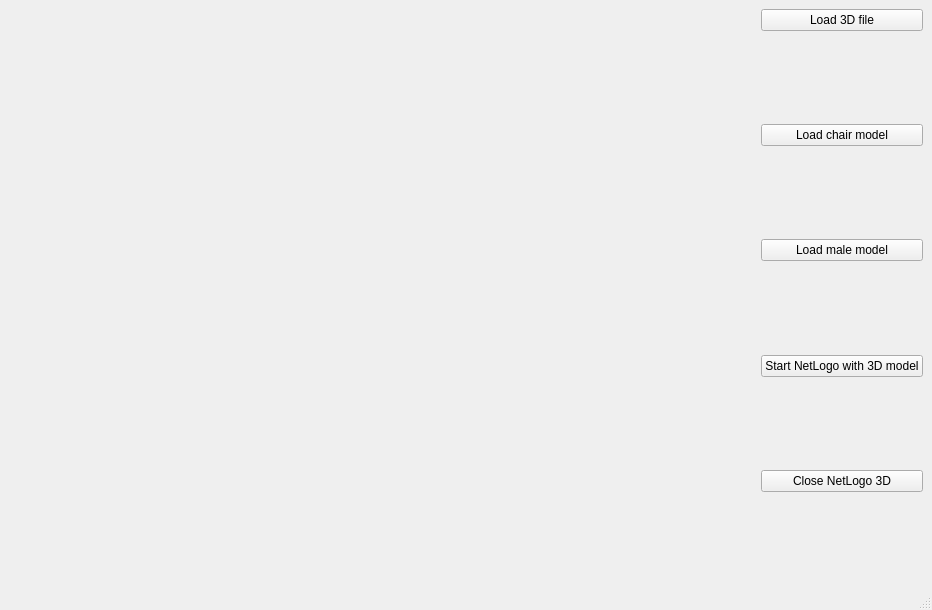
<?xml version="1.0" encoding="UTF-8"?>
<ui version="4.0">
 <class>MainWindow</class>
 <widget class="QMainWindow" name="MainWindow">
  <property name="geometry">
   <rect>
    <x>0</x>
    <y>0</y>
    <width>932</width>
    <height>610</height>
   </rect>
  </property>
  <property name="windowTitle">
   <string>MedSim3D - Viewer</string>
  </property>
  <widget class="QWidget" name="centralwidget">
   <layout class="QHBoxLayout" name="horizontalLayout">
    <item>
     <layout class="QHBoxLayout" name="horizontalLayout_2" stretch="4,0">
      <item>
       <layout class="QVBoxLayout" name="layout_o3d"/>
      </item>
      <item>
       <layout class="QVBoxLayout" name="verticalLayout" stretch="0,0,0,0,0">
        <property name="sizeConstraint">
         <enum>QLayout::SetDefaultConstraint</enum>
        </property>
        <item alignment="Qt::AlignTop">
         <widget class="QPushButton" name="btn_load_ply">
          <property name="text">
           <string>Load 3D file</string>
          </property>
         </widget>
        </item>
        <item alignment="Qt::AlignTop">
         <widget class="QPushButton" name="btn_load_chair">
          <property name="maximumSize">
           <size>
            <width>16777215</width>
            <height>23</height>
           </size>
          </property>
          <property name="text">
           <string>Load chair model</string>
          </property>
         </widget>
        </item>
        <item alignment="Qt::AlignTop">
         <widget class="QPushButton" name="btn_load_male">
          <property name="maximumSize">
           <size>
            <width>170</width>
            <height>23</height>
           </size>
          </property>
          <property name="text">
           <string>Load male model</string>
          </property>
         </widget>
        </item>
        <item alignment="Qt::AlignTop">
         <widget class="QPushButton" name="btn_start_netlogo">
          <property name="text">
           <string>Start NetLogo with 3D model</string>
          </property>
         </widget>
        </item>
        <item alignment="Qt::AlignTop">
         <widget class="QPushButton" name="btn_close_netlogo">
          <property name="text">
           <string>Close NetLogo 3D</string>
          </property>
         </widget>
        </item>
       </layout>
      </item>
     </layout>
    </item>
   </layout>
  </widget>
  <widget class="QMenuBar" name="menubar">
   <property name="geometry">
    <rect>
     <x>0</x>
     <y>0</y>
     <width>932</width>
     <height>22</height>
    </rect>
   </property>
  </widget>
  <widget class="QStatusBar" name="statusbar"/>
 </widget>
 <resources/>
 <connections/>
</ui>
